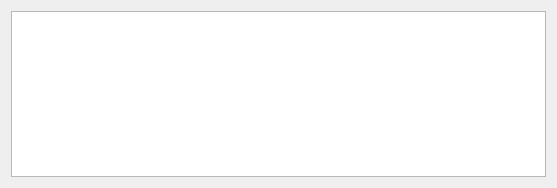
<?xml version="1.0" encoding="UTF-8"?>
<ui version="4.0">
 <class>Form</class>
 <widget class="QWidget" name="Form">
  <property name="geometry">
   <rect>
    <x>0</x>
    <y>0</y>
    <width>557</width>
    <height>188</height>
   </rect>
  </property>
  <property name="windowTitle">
   <string>Form</string>
  </property>
  <layout class="QGridLayout" name="gridLayout">
   <item row="0" column="0">
    <widget class="QPlainTextEdit" name="plainTextEdit"/>
   </item>
  </layout>
 </widget>
 <resources/>
 <connections/>
</ui>
